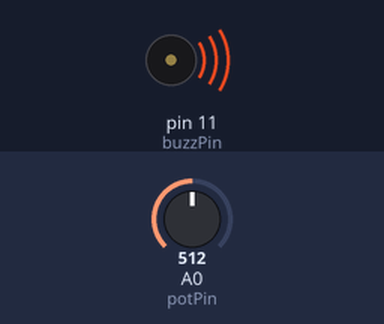
Bench run of a sketch on a simulated Arduino Uno, built with avr-gcc and run on an emulated ATmega328P. Shown: buzzer (waves = sounding). Inputs (shaded band) come from the test bench; at power-on: A0 (potPin) = 512.

Above: at 0.1 s.
Timing chart, 0 to 1.6 s (numbered marks = the images above):
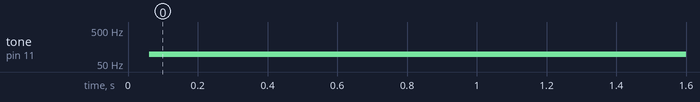

Measured:
- by itself, tone on pin 11 (buzzPin): silent → 98 Hz at 0.06 s

The sketch:

Buzzers.ino
```cpp
int potVal;
int buzzPin = 11;
int potPin = A0;
int toneVal;

void setup() {
  // put your setup code here, to run once:
  Serial.begin(9600);
  pinMode(buzzPin, OUTPUT);
  pinMode(potPin, INPUT);
}

void loop() {
  // put your main code here, to run repeatedly;
  potVal = analogRead(potPin);

  toneVal = (9940./1023.)*potVal + 60;

  digitalWrite(buzzPin, HIGH);
  delayMicroseconds(toneVal);
  digitalWrite(buzzPin, LOW);
  delayMicroseconds(toneVal);

  //this also works

//  for(int i = 1; i < 200; i++){
//    tone(buzzPin, 50*i);
//    delay(100);
//    noTone(buzzPin);
//    delay(100);
//  }
}
```
